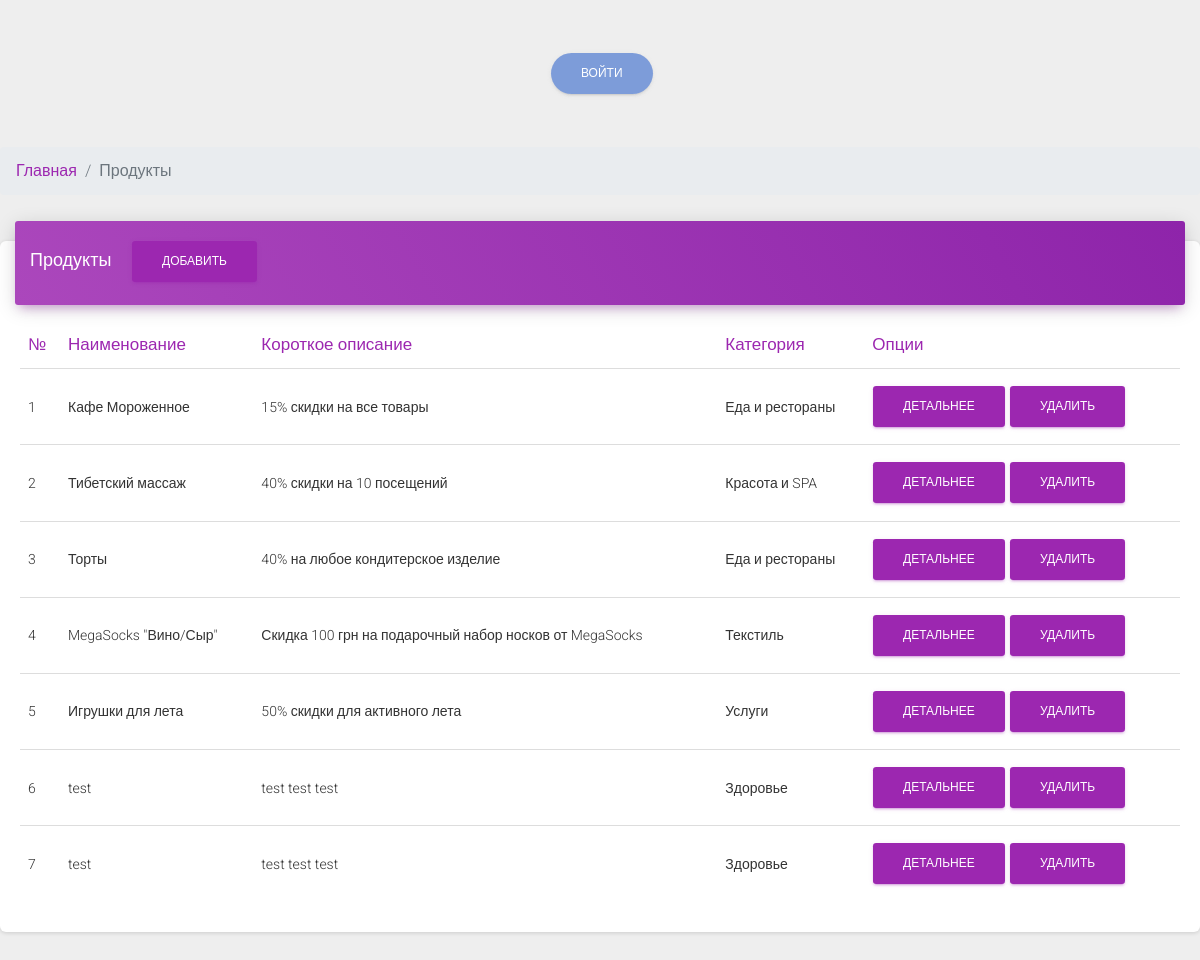
/admin/products.php, run on the app's committed database.
### tables this page shows
CREATE TABLE `products` (
  `id` int(11) NOT NULL,
  `request_id` int(11) NOT NULL,
  `title` varchar(255) NOT NULL,
  `cost` int(11) NOT NULL,
  `description` varchar(255) NOT NULL,
  `content` text NOT NULL,
  `image` varchar(255) NOT NULL,
  `category_id` int(11) NOT NULL,
  `status` varchar(10) NOT NULL DEFAULT 'Добавлено'
);

CREATE TABLE `categories` (
  `id` int(11) NOT NULL,
  `status` varchar(10) NOT NULL DEFAULT 'Добавлено',
  `title` varchar(255) NOT NULL
);

### admin/products.php (the view, shortened to what this page needs)
<?php
include $_SERVER["DOCUMENT_ROOT"] . "/configs/db.php";
include $_SERVER["DOCUMENT_ROOT"] . "/admin/parts/header.php";
?>
<nav aria-label="breadcrumb">
	<ol class="breadcrumb">
		<li class="breadcrumb-item"><a href="/admin">Главная</a></li>
		<li class="breadcrumb-item active" aria-current="page">Продукты</li>
	</ol>
</nav>
<div class="row">
	<div class="col-md-12">
		<div class="card">
			<div class="card-header card-header-primary">
				<h4 class="card-title ">
					Продукты
					<a href="modules/products/add.php" class="btn btn-primary ml-3">Добавить</a>
				</h4>
			</div>
			<div class="card-body">
				<div class="table-responsive">
					<table class="table">
						<thead class=" text-primary">
							<th>№</th>
							<th>Наименование</th>
							<th>Короткое описание</th>
							<th>Категория</th>
							<th>Опции</th>
						</thead>
						<tbody>
							<?php
							$i = 1;
							$sql = "SELECT * FROM products WHERE `status` = 'Добавлено'";
							$result = $conn->query($sql);
							while ($row = mysqli_fetch_assoc($result)) {
							?>
								<tr>
									<td><?php echo $i ?></td>
									<td><?php echo $row["title"] ?></td>
									<td><?php echo $row["description"] ?></td>
									<td><?php
										$sql1 = "SELECT * FROM categories WHERE `id` =" . $row["category_id"];
										$result1 = $conn->query($sql1);
										$category = mysqli_fetch_assoc($result1);
										echo $category["title"]; ?>
									</td>
									<td>
										<a href="modules/products/detail.php?id=<?php echo $row["id"] ?>" class="btn btn-primary">Детальнее</a>
										<a href="modules/products/delete.php?id=<?php echo $row["id"] ?>" class="btn btn-primary">Удалить</a>
									</td>
								</tr>
							<?php
							$i++;
							}
							?>
						</tbody>
					</table>
				</div>
			</div>
		</div>
	</div>
</div>
<?php
include $_SERVER["DOCUMENT_ROOT"] . "/admin/parts/footer.php";
?>

### data on the page
products: title "Кафе Мороженное", description "15% скидки на все товары", category.title "Еда и рестораны"
products: title "Тибетский массаж", description "40% скидки на 10 посещений", category.title "Красота и SPA"
products: title "Торты", description "40% на любое кондитерское изделие", category.title "Еда и рестораны"
products: title "MegaSocks \"Вино/Сыр\"", description "Скидка 100 грн на подарочный набор носков от MegaSocks", category.title "Текстиль"
products: title "Игрушки для лета", description "50% скидки для активного лета", category.title "Услуги"
products: title "test", description "test test test", category.title "Здоровье"
products: title "test", description "test test test", category.title "Здоровье"
